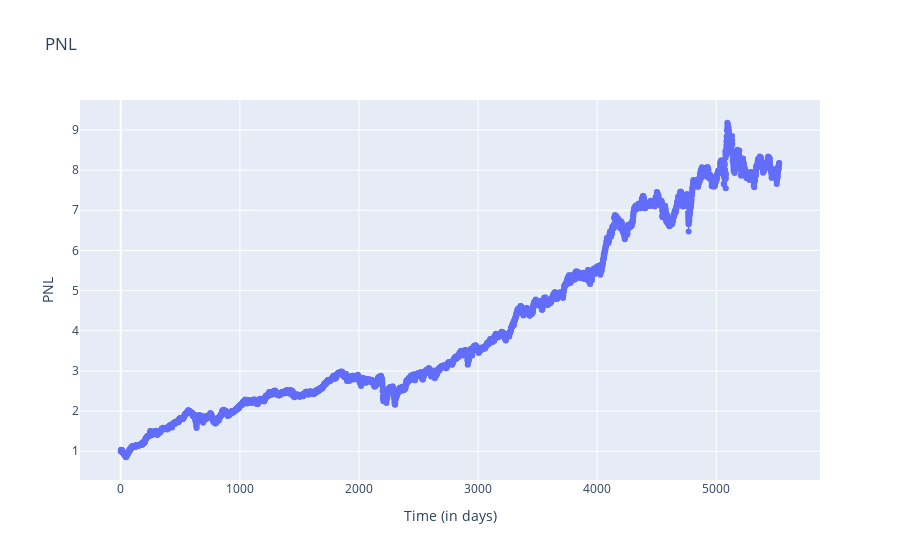

The notebook cell saved with this chart:
### Code cell
import plotly.graph_objects as go

indices = list(range(len(pnl_evolution)))

# Création du graphique
fig = go.Figure()

# Ajout de la courbe
fig.add_trace(go.Scatter(x=indices, y=pnl_evolution, mode='lines+markers', name='Évolution du PNL', line=dict(width=1)))

# Ajout des annotations au survol de la souris
fig.update_layout(
    title='PNL',
    xaxis_title='Time (in days)',
    yaxis_title='PNL ',
    hovermode='x',
    hoverlabel=dict(bgcolor="white", font_size=16, font_family="Rockwell")
)

fig.update_traces(
    hoverinfo='text',
    text=[f"Day {i}: PNL = {pnl}" for i, pnl in enumerate(pnl_evolution)]
)

# Affichage du graphique interactif
fig.show()

### Figure 1 — Plotly figure (JSON) as saved in the notebook; plotly's stock layout.template omitted (floating-point values rounded to 4 significant figures; data arrays with more than 128 entries replaced by an {"elided": "..."} marker saying what was removed)
{"data": [{"hoverinfo": "text", "line": {"width": 1}, "mode": "lines+markers", "name": "Évolution du PNL", "text": {"elided": "5530 str values"}, "type": "scatter", "x": {"elided": "5530 int values"}, "y": {"elided": "5530 float values"}}], "layout": {"hoverlabel": {"bgcolor": "white", "font": {"family": "Rockwell", "size": 16}}, "hovermode": "x", "title": {"text": "PNL"}, "xaxis": {"title": {"text": "Time (in days)"}}, "yaxis": {"title": {"text": "PNL "}}}}
